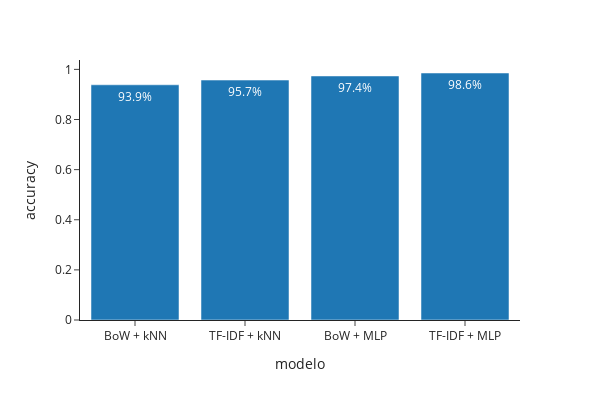

The notebook cell saved with this chart:
### Markdown cell above
# 4. Comparação dos modelos

### Code cell
fig = px.bar(
    pd.DataFrame(scores),
    x='modelo',
    y='accuracy',
    width=600,
    height=400,
    template='simple_white',
    text='accuracy',
    text_auto='.1%',
)
fig.update_layout(bargap=0.2)
fig.show()

### Figure 1 — Plotly figure (JSON) as saved in the notebook; plotly's stock layout.template omitted (floating-point values rounded to 4 significant figures)
{"data": [{"alignmentgroup": "True", "hovertemplate": "modelo=%{x}<br>accuracy=%{text}<extra></extra>", "legendgroup": "", "marker": {"color": "#1F77B4", "pattern": {"shape": ""}}, "name": "", "offsetgroup": "", "orientation": "v", "showlegend": false, "text": [0.9385, 0.9575, 0.9738, 0.9856], "textposition": "auto", "texttemplate": "%{y:.1%}", "type": "bar", "x": ["BoW + kNN", "TF-IDF + kNN", "BoW + MLP", "TF-IDF + MLP"], "xaxis": "x", "y": [0.9385, 0.9575, 0.9738, 0.9856], "yaxis": "y"}], "layout": {"bargap": 0.2, "barmode": "relative", "height": 400, "legend": {"tracegroupgap": 0}, "margin": {"t": 60}, "width": 600, "xaxis": {"anchor": "y", "domain": [0, 1], "title": {"text": "modelo"}}, "yaxis": {"anchor": "x", "domain": [0, 1], "title": {"text": "accuracy"}}}}
